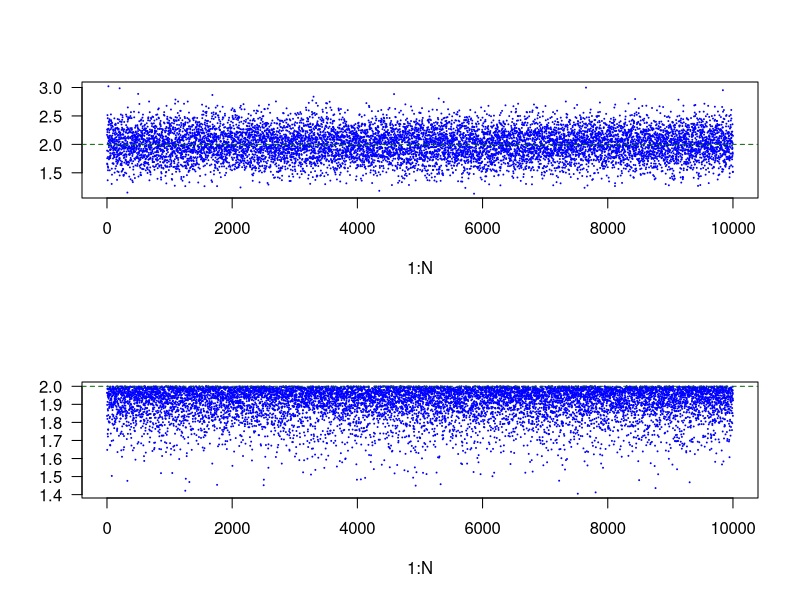

Reproduce this figure in R.
rm(list = ls())

par(mfrow=c(2,1))

N = 1e4
k = 20
theta = 2
estimators = replicate(N, {x=runif(k,0,theta) 
                          c(2*mean(x), max(x))
                          })
(dim(estimators)) # 2 rows
# dim

plot(1:N, estimators[1,], cex=0.05, col = "blue", ylab=" ", las=1)
abline(h = theta, col = "darkgreen", lty = 2)
plot(1:N, estimators[2,], cex=0.05, col = "blue", ylab=" ", las=1)
abline(h = theta, col = "darkgreen", lty = 2)

# EMM are on average good so they are not biased
# in contrast to ENW

# X_1 ~ U((0, theta))
# EX_1 = theta/2
# theta^^{MM} = 2X^_

# theta^^_{NW} = X_{n:n} = max(x1,..,xn)

# for every sample we calculate both thetas
# 1e4 in total of each
# graph both, compare with real theta
# see which one is closer
# empiryczne obiążenie potem porównujemy
# b(theta^^) = E(thetat^^)-theta
#            = mean(samples)-theta